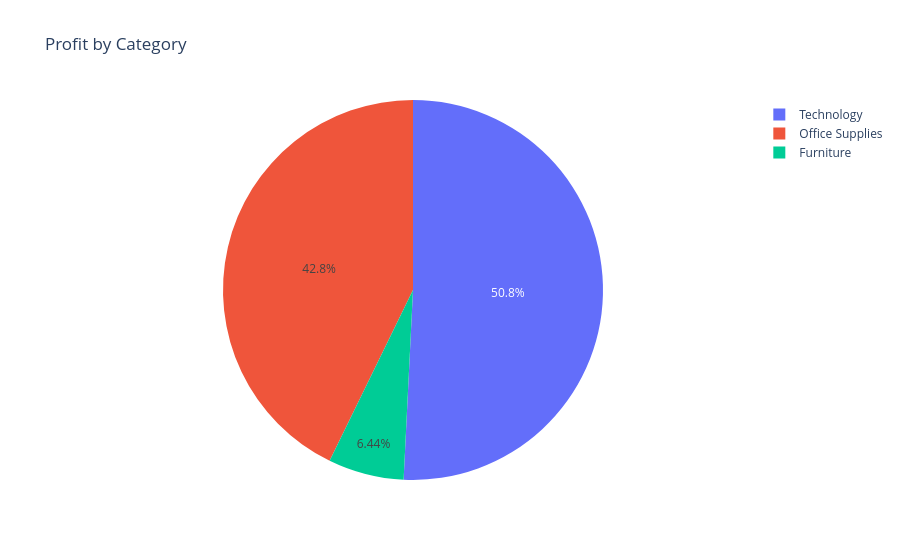

Notebook code cell kept with this figure:
### Markdown cell above
# Profit by category

### Code cell
profit_data = data.groupby('Category')['Profit'].sum().reset_index()

fig = px.pie(profit_data, names='Category', values='Profit',
             title='Profit by Category')

fig.show()

### Figure 1 — Plotly figure (JSON) as saved in the notebook; plotly's stock layout.template omitted (floating-point values rounded to 4 significant figures)
{"data": [{"domain": {"x": [0, 1], "y": [0, 1]}, "hovertemplate": "Category=%{label}<br>Profit=%{value}<extra></extra>", "labels": ["Furniture", "Office Supplies", "Technology"], "legendgroup": "", "name": "", "showlegend": true, "type": "pie", "values": [18450.0, 122500.0, 145500.0]}], "layout": {"legend": {"tracegroupgap": 0}, "title": {"text": "Profit by Category"}}}
